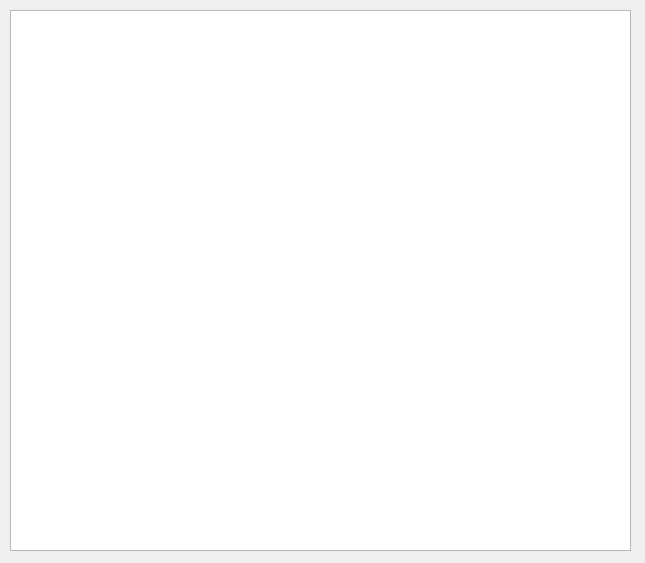
<?xml version="1.0" encoding="UTF-8"?>
<ui version="4.0">
 <class>FormImageList</class>
 <widget class="QWidget" name="FormImageList">
  <property name="geometry">
   <rect>
    <x>0</x>
    <y>0</y>
    <width>645</width>
    <height>563</height>
   </rect>
  </property>
  <property name="windowTitle">
   <string>Form</string>
  </property>
  <widget class="QTableWidget" name="tableWidget">
   <property name="geometry">
    <rect>
     <x>10</x>
     <y>10</y>
     <width>621</width>
     <height>541</height>
    </rect>
   </property>
  </widget>
 </widget>
 <resources/>
 <connections/>
</ui>
